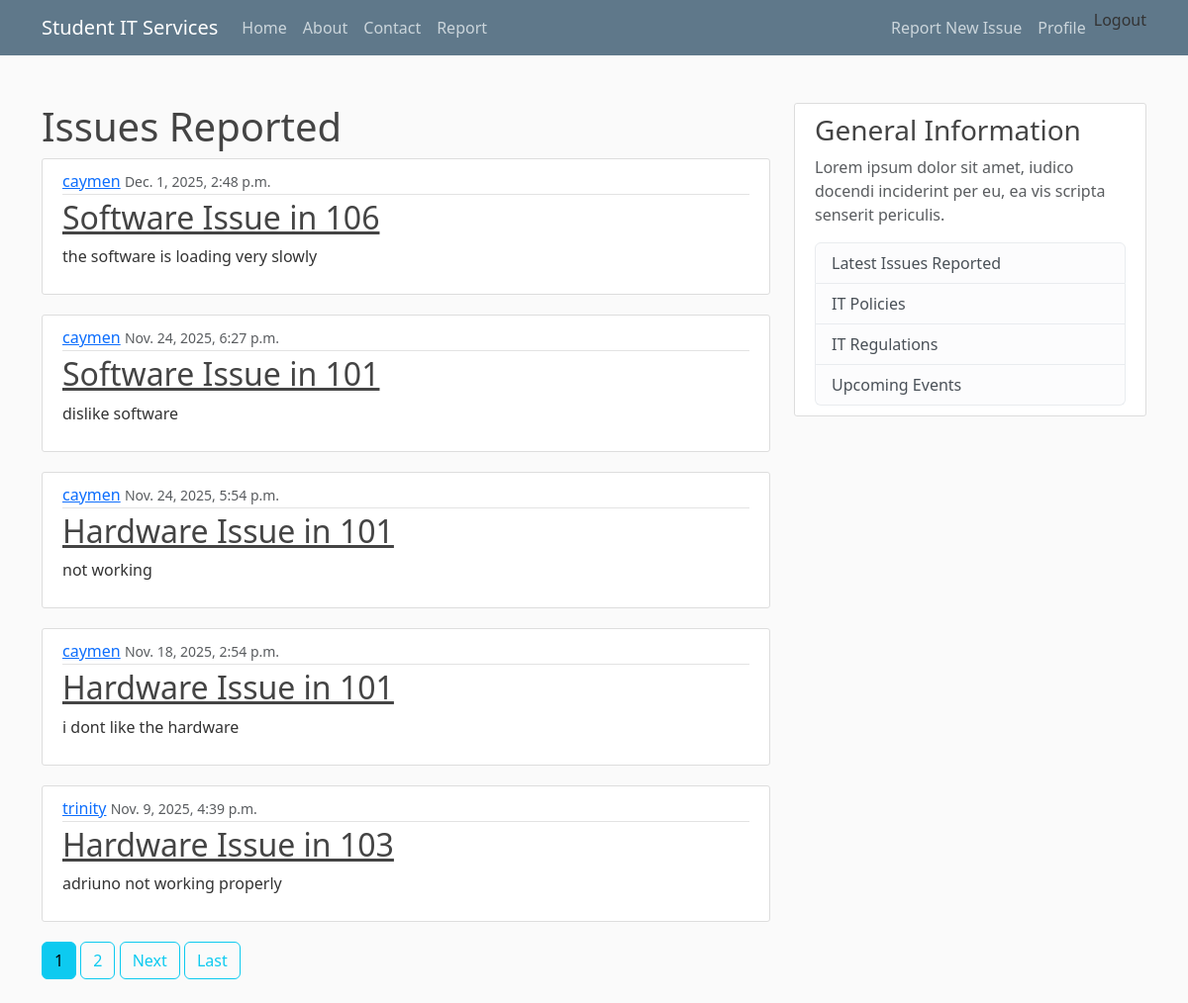
The page /itreporting/report/ (signed in) on the database its author committed.
### itreporting/models.py (models this page shows, shortened)
class Issue(models.Model):
    type = models.CharField(max_length=100, choices = [('Hardware',
'Hardware'), ('Software', 'Software')])
    room = models.CharField(max_length=100)
    urgent = models.BooleanField(default = False)
    details = models.TextField()
    date_submitted = models.DateTimeField(default=timezone.now)
    description = models.TextField()
    author = models.ForeignKey(User, related_name = 'issues',
    on_delete=models.CASCADE)
    def __str__(self):
        return f'{self.type} Issue in {self.room}'

### itreporting/views.py (the view)
# urls.py: path('report/', PostListView.as_view(), name = 'report'),
class PostListView(ListView):
    model = Issue
    ordering = ['-date_submitted']
    template_name = 'itreporting/report.html'
    context_object_name = 'issues'
    paginate_by = 5  # Optional pagination

### itreporting/templates/itreporting/report.html (shortened to what this page needs)
{% extends "itreporting/base.html" %}
{% block content %}
<h1>Issues Reported</h1>
{% if issues %}
{% for issue in issues %}
<article class="media content-section">
<div class="media-body">
<div class="article-metadata">
<a class="mr-2" href="#">{{ issue.author.username }}</a>
<small class="text-muted">{{ issue.date_submitted }}</small>
</div>
<h2><a class="article-title" href="{% url 'itreporting:issue-detail' issue.id %}">{{ issue }}</a></h2>
<p class="article-content">{{ issue.details }}</p>
</div>
</article>
{% endfor %}
{% endif %}
{% if is_paginated %}
{% for num in page_obj.paginator.page_range %}
{% if page_obj.number == num %}
    <a class="btn btn-info mb-4" href="?page={{num}}">{{num}}</a>
{% elif num > page_obj.number|add:'-3' and num < page_obj.number|add:'3'%}
    <a class="btn btn-outline-info mb-4" href="?page={{num}}">{{num}}</a>
{% endif %}
{% endfor %}
{% if page_obj.has_next %}
    <a class="btn btn-outline-info mb-4"href="?page={{page_obj.next_page_number}}">Next</a>
    <a class="btn btn-outline-info mb-4"href="?page={{page_obj.paginator.num_pages}}">Last</a>
{% endif %}
{% endif %}
{% endblock %}

### itreporting/static/css/styles.css (style rules this page uses)
body { background: #fafafa; color: #333333; margin-top: 5rem; }
h1, h2, h3, h4, h5, h6 { color: #444444; }
.content-section { background: #ffffff; padding: 10px 20px; border: 1px solid #dddddd; border-radius: 3px; margin-bottom: 20px; }
.article-title { color: #444444; }
.article-content { white-space: pre-line; }
.article-metadata { padding-bottom: 1px; margin-bottom: 4px; border-bottom: 1px solid #e3e3e3 }

### rows shown on the page
Issue: author.username "caymen", date_submitted "Dec. 1, 2025, 2:48 p.m.", type+room "Software Issue in 106", details "the software is loading very slowly"
Issue: author.username "caymen", date_submitted "Nov. 24, 2025, 6:27 p.m.", type+room "Software Issue in 101", details "dislike software"
Issue: author.username "caymen", date_submitted "Nov. 24, 2025, 5:54 p.m.", type+room "Hardware Issue in 101", details "not working"
Issue: author.username "caymen", date_submitted "Nov. 18, 2025, 2:54 p.m.", type+room "Hardware Issue in 101", details "i dont like the hardware"
Issue: author.username "trinity", date_submitted "Nov. 9, 2025, 4:39 p.m.", type+room "Hardware Issue in 103", details "adriuno not working properly"

### other values the page prints
{{ num }} "1"
{{ num }} "2"
